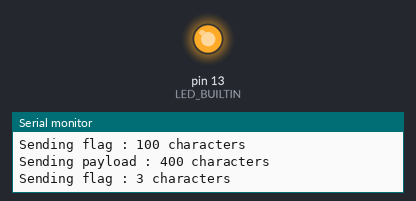
Bench run of a sketch on a simulated Arduino Uno, built with avr-gcc and run on an emulated ATmega328P. On the bench: output pins drawn as LEDs (lit = HIGH), the last lines printed to the serial monitor. Random numbers use the default seed unless the sketch sets one; pins used as bus, display or sensor lines are not drawn.

Above: at 0.1 s.
At 39.0 s:
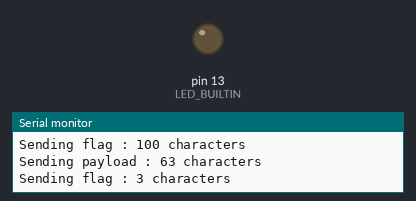
Timing chart, 0 to 40.0 s (numbered marks = the images above):
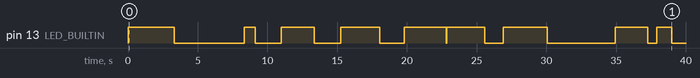

Measured:
- by itself, pin 13 (LED_BUILTIN): LOW → HIGH at 0.01 s, → LOW 3.3 s later, → HIGH 5.0 s later, → LOW 0.80 s later, … (18 changes in this stretch)

The sketch:

Pulsed_AFSK_Random_Delay_with_Preamble.ino
```cpp
// (licence header left out)
#include <math.h>
#include <stdio.h>

// Defines the Square Wave Output Pin
#define OUT_PIN 2

#define _1200   1
#define _2400   0

#define _FLAG   0x7e

bool nada = _2400;

/*
 * SQUARE WAVE SIGNAL GENERATION
 *
 * baud_adj lets you to adjust or fine tune overall baud rate
 * by simultaneously adjust the 1200 Hz and 2400 Hz tone,
 * so that both tone would scales synchronously.
 * adj_1200 determined the 1200 hz tone adjustment.
 * tc1200 is the half of the 1200 Hz signal periods.
 *
 *      -------------------------                           -------
 *     |                         |                         |
 *     |                         |                         |
 *     |                         |                         |
 * ----                           -------------------------
 *
 *     |<------ tc1200 --------->|<------ tc1200 --------->|
 *
 * adj_2400 determined the 2400 hz tone adjustment.
 * tc2400 is the half of the 2400 Hz signal periods.
 *
 *      ------------              ------------              -------
 *     |            |            |            |            |
 *     |            |            |            |            |
 *     |            |            |            |            |
 * ----              ------------              ------------
 *
 *     |<--tc2400-->|<--tc2400-->|<--tc2400-->|<--tc2400-->|
 *
 */
const float baud_adj = 0.975;
const float adj_1200 = 1.0 * baud_adj;
const float adj_2400 = 1.0 * baud_adj;
unsigned int tc1200 = (unsigned int)(0.5 * adj_1200 * 1000000.0 / 1200.0);
unsigned int tc2400 = (unsigned int)(0.5 * adj_2400 * 1000000.0 / 2400.0);

/*
 * This string will be used to generate AFSK signals, over and over again.
 */
const char strings[860]={
"b0NWtAXLKj0Sn8WRsakzQS8JN25zAAf3md5ILaYty6jvZHrq1QU1CWfC6tKOMY7cFCopla9sn0b\
n26zcd9qRHFWflqMcmMwx9ZDmzxrs4cfjiMox4R0pNCB0fm26gDVcdMCZcVOnovLDWUlFHL0m2UL\
j3SVJonE4swIlemv2miVFJ3hjETh54cubpJhefhHtOGlwwtd64PigxsjzB3oXI6tJR3sCd84sheQ\
is2DrnBZPd4pYdZvv6nx01hDeQNiUYGilAHb7cdqlEIMwhHVaqIgn43JOwQzSMGOWvAbFdSxLyoU\
d8rYeyVWHxW3tyJS7wjWjsr1UV3RCkPBL4XhMpceV3z0zu6y9rQGWxBwVAbBliOo630lkdmwRkuM\
B0INNcS4CjELYzsVQnEnX5OMCryDdbFEGwCpDEiFPETlP4EeqsYI6ACIRsM9A8buf1eecrwBKgkT\
3Ty0mHlOjc4ibBiJCJB5vTzvEbQdfgsLGubfPL1Y8Vb5PAzwCGVotWxUPUPamGgBezXZ4JbOAbUf\
XGEM1ppuRtam8zk4ePExs1ccD4qumNt0pvfEWyCiIrVuLAK1TGoOG9rE0U0wCaLILlmLiTu1UtPM\
STm1sZzEAdunENMmMrHH4bO5W3dL36Njoq7fCVyFGiIurYBcmamYRWHFas3f6DCN7IpOiKo0PM1E\
If7eeVegEB4lQZ5EVSXJ4HpGodk4h903bu4KIfm2VilJUUtjiy9lMqTXGliafDss5zBGpL8S7yh1\
z2NdgD8TrRGXR4EJ9gSiJTCBiGoSe1uzoeqPNV1pMM7ld7bKbTriOlBNyTCm7lx7cM8J5IsO4ieg\
CSjG0OzwiQEhed7hvS2b78Qu"
};

unsigned int tx_delay = 5000;
unsigned int str_len = 400;

/*
 *
 */
void set_nada_1200(void);
void set_nada_2400(void);
void set_nada(bool nada);

void send_char_NRZI(unsigned char in_byte);
void send_string_len(const char *in_string, int len);

void send_flag(unsigned char flag_len);

void set_io(void);
void print_code_version(void);
void print_debug(void);

/*
 *
 */
void set_nada_1200(void)
{
  digitalWrite(OUT_PIN, HIGH);
  delayMicroseconds(tc1200);
  digitalWrite(OUT_PIN, LOW);
  delayMicroseconds(tc1200);
}

void set_nada_2400(void)
{
  digitalWrite(OUT_PIN, HIGH);
  delayMicroseconds(tc2400);
  digitalWrite(OUT_PIN, LOW);
  delayMicroseconds(tc2400);

  digitalWrite(OUT_PIN, HIGH);
  delayMicroseconds(tc2400);
  digitalWrite(OUT_PIN, LOW);
  delayMicroseconds(tc2400);
}

void set_nada(bool nada)
{
  if(nada)
    set_nada_1200();
  else
    set_nada_2400();
}

/*
 * This function will send one byte input and convert it
 * into AFSK signal one bit at a time LSB first.
 *
 * The encode which used is NRZI (Non Return to Zero, Inverted)
 * bit 1 : transmitted as no change in tone
 * bit 0 : transmitted as change in tone
 */
void send_char_NRZI(unsigned char in_byte)
{
  bool bits;

  for(int i = 0; i < 8; i++)
  {
    bits = in_byte & 0x01;

    if(bits)
    {
      set_nada(nada);
    }
    else
    {
      nada ^= 1;
      set_nada(nada);
    }

    in_byte >>= 1;
  }
}

void send_string_len(const char *in_string, int len)
{
  for(int j=0; j<len; j++)
  {
    send_char_NRZI(in_string[j + len]);
  }
}

void send_flag(unsigned char flag_len)
{
  for(int j=0; j<flag_len; j++)
    send_char_NRZI(_FLAG);
}

/*
 * In this preliminary test, a packet is consists of FLAG(s) and PAYLOAD(s).
 * Standard APRS FLAG is 0x7e character sent over and over again as a packet
 * delimiter. In this example, 100 flags is used the preamble and 3 flags as
 * the postamble.
 */
void send_packet(void)
{
  print_debug();

  digitalWrite(LED_BUILTIN, 1);

  send_flag(100);
  send_string_len(strings, str_len);
  send_flag(3);

  digitalWrite(LED_BUILTIN, 0);
}

/*
 * Function to randomized the value of a variable with defined low and hi limit value.
 * Used to create random AFSK pulse length.
 */
void randomize(unsigned int &var, unsigned int low, unsigned int high)
{
  var = random(low, high);
}

/*
 *
 */
void set_io(void)
{
  pinMode(LED_BUILTIN, OUTPUT);
  pinMode(OUT_PIN, OUTPUT);

  Serial.begin(115200);
}

void print_code_version(void)
{
  Serial.println(" ");
  Serial.print("Sketch:   ");   Serial.println(__FILE__);
  Serial.print("Uploaded: ");   Serial.println(__DATE__);
  Serial.println(" ");

  Serial.println("Random String Pulsed AFSK Generator - Started \n");
}

void print_debug(void)
{
  Serial.println("Sending flag : 100 characters");
  Serial.print("Sending payload : ");Serial.print(str_len);Serial.println(" characters");
  Serial.println("Sending flag : 3 characters \n");
}

/*
 *
 */

void setup()
{
  set_io();
  print_code_version();
}

void loop()
{
  send_packet();

  delay(tx_delay);
  randomize(tx_delay, 10, 5000);
  randomize(str_len, 10, 420);
}
```
